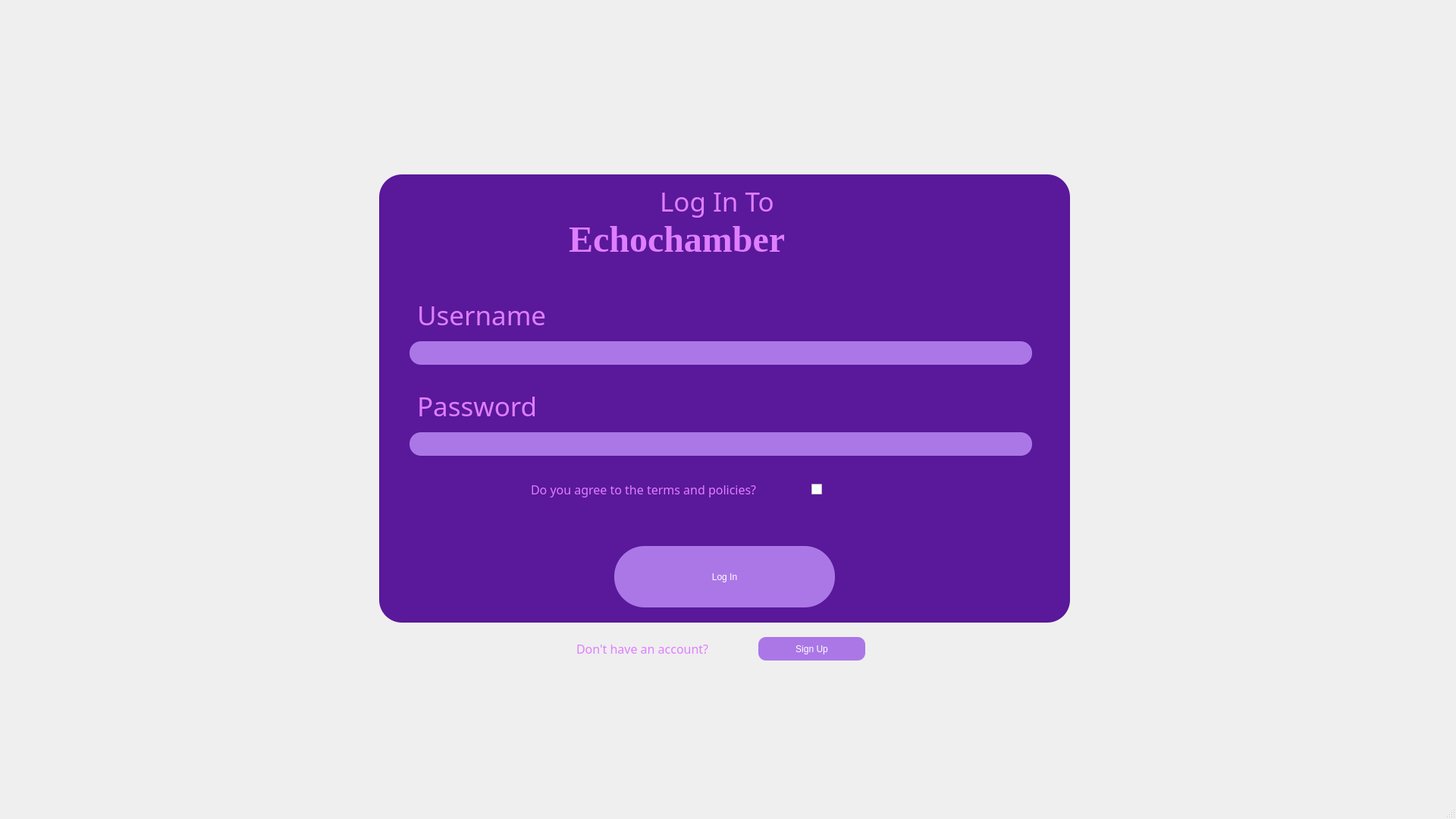
<?xml version="1.0" encoding="UTF-8"?>
<ui version="4.0">
 <class>LogInPage</class>
 <widget class="QMainWindow" name="LogInPage">
  <property name="geometry">
   <rect>
    <x>0</x>
    <y>0</y>
    <width>1920</width>
    <height>1080</height>
   </rect>
  </property>
  <property name="minimumSize">
   <size>
    <width>1920</width>
    <height>1080</height>
   </size>
  </property>
  <property name="maximumSize">
   <size>
    <width>1920</width>
    <height>1080</height>
   </size>
  </property>
  <property name="windowTitle">
   <string>MainWindow</string>
  </property>
  <widget class="QWidget" name="centralwidget">
   <widget class="QLabel" name="label">
    <property name="geometry">
     <rect>
      <x>0</x>
      <y>0</y>
      <width>1920</width>
      <height>1080</height>
     </rect>
    </property>
    <property name="sizePolicy">
     <sizepolicy hsizetype="Preferred" vsizetype="Preferred">
      <horstretch>0</horstretch>
      <verstretch>0</verstretch>
     </sizepolicy>
    </property>
    <property name="minimumSize">
     <size>
      <width>1920</width>
      <height>1080</height>
     </size>
    </property>
    <property name="maximumSize">
     <size>
      <width>1920</width>
      <height>1080</height>
     </size>
    </property>
    <property name="text">
     <string/>
    </property>
    <property name="pixmap">
     <pixmap>LogInPic.png</pixmap>
    </property>
   </widget>
   <widget class="QLabel" name="LogInLabel">
    <property name="geometry">
     <rect>
      <x>500</x>
      <y>230</y>
      <width>911</width>
      <height>591</height>
     </rect>
    </property>
    <property name="styleSheet">
     <string notr="true">background-color: rgb(90, 24, 154);
border-radius: 30px;</string>
    </property>
    <property name="text">
     <string/>
    </property>
   </widget>
   <widget class="QLabel" name="label_3">
    <property name="geometry">
     <rect>
      <x>870</x>
      <y>230</y>
      <width>191</width>
      <height>71</height>
     </rect>
    </property>
    <property name="font">
     <font>
      <family>Yu Gothic</family>
      <pointsize>26</pointsize>
     </font>
    </property>
    <property name="styleSheet">
     <string notr="true">color: rgb(223, 126, 255);</string>
    </property>
    <property name="text">
     <string>Log In To</string>
    </property>
   </widget>
   <widget class="QLabel" name="label_4">
    <property name="geometry">
     <rect>
      <x>750</x>
      <y>280</y>
      <width>641</width>
      <height>71</height>
     </rect>
    </property>
    <property name="font">
     <font>
      <family>Georgia</family>
      <pointsize>36</pointsize>
      <weight>75</weight>
      <bold>true</bold>
     </font>
    </property>
    <property name="styleSheet">
     <string notr="true">color: rgb(223, 126, 255);</string>
    </property>
    <property name="text">
     <string>Echochamber</string>
    </property>
   </widget>
   <widget class="QLabel" name="label_5">
    <property name="geometry">
     <rect>
      <x>550</x>
      <y>380</y>
      <width>291</width>
      <height>71</height>
     </rect>
    </property>
    <property name="font">
     <font>
      <family>Yu Gothic</family>
      <pointsize>26</pointsize>
     </font>
    </property>
    <property name="styleSheet">
     <string notr="true">color: rgb(223, 126, 255);</string>
    </property>
    <property name="text">
     <string>Username</string>
    </property>
   </widget>
   <widget class="QLabel" name="label_6">
    <property name="geometry">
     <rect>
      <x>550</x>
      <y>500</y>
      <width>291</width>
      <height>71</height>
     </rect>
    </property>
    <property name="font">
     <font>
      <family>Yu Gothic</family>
      <pointsize>26</pointsize>
     </font>
    </property>
    <property name="styleSheet">
     <string notr="true">color: rgb(223, 126, 255);</string>
    </property>
    <property name="text">
     <string>Password</string>
    </property>
   </widget>
   <widget class="QLineEdit" name="UsernameInput">
    <property name="geometry">
     <rect>
      <x>540</x>
      <y>450</y>
      <width>821</width>
      <height>31</height>
     </rect>
    </property>
    <property name="font">
     <font>
      <family>Rockwell</family>
      <pointsize>10</pointsize>
     </font>
    </property>
    <property name="styleSheet">
     <string notr="true">background-color: rgb(171, 119, 231);
border-radius: 15px;</string>
    </property>
    <property name="text">
     <string/>
    </property>
   </widget>
   <widget class="QLineEdit" name="PasswordInput">
    <property name="geometry">
     <rect>
      <x>540</x>
      <y>570</y>
      <width>821</width>
      <height>31</height>
     </rect>
    </property>
    <property name="font">
     <font>
      <family>Rockwell</family>
      <pointsize>10</pointsize>
     </font>
    </property>
    <property name="styleSheet">
     <string notr="true">background-color: rgb(171, 119, 231);
border-radius: 15px;</string>
    </property>
    <property name="text">
     <string/>
    </property>
   </widget>
   <widget class="QPushButton" name="LogInBtn">
    <property name="geometry">
     <rect>
      <x>810</x>
      <y>720</y>
      <width>291</width>
      <height>81</height>
     </rect>
    </property>
    <property name="styleSheet">
     <string notr="true">QPushButton {
	font: 20pt &quot;Arial Rounded MT Bold&quot;;
	font: 75 10pt &quot;Georgia&quot;;
    background-color: rgb(171, 119, 231);
    color: white;
    border: none;
    border-radius: 40px;
	
}



QPushButton:pressed {
    background-color: rgb(131, 79, 191);
}


</string>
    </property>
    <property name="text">
     <string>Log In</string>
    </property>
   </widget>
   <widget class="QLabel" name="label_7">
    <property name="geometry">
     <rect>
      <x>700</x>
      <y>630</y>
      <width>801</width>
      <height>31</height>
     </rect>
    </property>
    <property name="font">
     <font>
      <family>Yu Gothic</family>
      <pointsize>12</pointsize>
     </font>
    </property>
    <property name="styleSheet">
     <string notr="true">color: rgb(223, 126, 255);</string>
    </property>
    <property name="text">
     <string>Do you agree to the terms and policies?</string>
    </property>
   </widget>
   <widget class="QCheckBox" name="AgreementCheckBox">
    <property name="geometry">
     <rect>
      <x>1070</x>
      <y>630</y>
      <width>101</width>
      <height>31</height>
     </rect>
    </property>
    <property name="styleSheet">
     <string notr="true">color: rgb(223, 126, 255);
font: 8pt &quot;MS Shell Dlg 2&quot;;</string>
    </property>
    <property name="text">
     <string/>
    </property>
   </widget>
   <widget class="QLabel" name="ErrorLabel">
    <property name="geometry">
     <rect>
      <x>580</x>
      <y>680</y>
      <width>801</width>
      <height>31</height>
     </rect>
    </property>
    <property name="font">
     <font>
      <family>Yu Gothic</family>
      <pointsize>12</pointsize>
     </font>
    </property>
    <property name="styleSheet">
     <string notr="true">color: rgb(170, 0, 0);</string>
    </property>
    <property name="text">
     <string/>
    </property>
   </widget>
   <widget class="QLabel" name="label_8">
    <property name="geometry">
     <rect>
      <x>760</x>
      <y>840</y>
      <width>801</width>
      <height>31</height>
     </rect>
    </property>
    <property name="font">
     <font>
      <family>Yu Gothic</family>
      <pointsize>12</pointsize>
     </font>
    </property>
    <property name="styleSheet">
     <string notr="true">color: rgb(223, 126, 255);</string>
    </property>
    <property name="text">
     <string>Don't have an account?</string>
    </property>
   </widget>
   <widget class="QPushButton" name="SignUpPagebtn">
    <property name="geometry">
     <rect>
      <x>1000</x>
      <y>840</y>
      <width>141</width>
      <height>31</height>
     </rect>
    </property>
    <property name="styleSheet">
     <string notr="true">QPushButton {
	font: 20pt &quot;Arial Rounded MT Bold&quot;;
	font: 75 10pt &quot;Georgia&quot;;
    background-color: rgb(171, 119, 231);
    color: white;
    border: none;
    border-radius: 10px;
	
}



QPushButton:pressed {
    background-color: rgb(131, 79, 191);
}


</string>
    </property>
    <property name="text">
     <string>Sign Up</string>
    </property>
   </widget>
   <zorder>label</zorder>
   <zorder>LogInLabel</zorder>
   <zorder>UsernameInput</zorder>
   <zorder>PasswordInput</zorder>
   <zorder>label_3</zorder>
   <zorder>label_4</zorder>
   <zorder>label_5</zorder>
   <zorder>label_6</zorder>
   <zorder>LogInBtn</zorder>
   <zorder>label_7</zorder>
   <zorder>AgreementCheckBox</zorder>
   <zorder>ErrorLabel</zorder>
   <zorder>label_8</zorder>
   <zorder>SignUpPagebtn</zorder>
  </widget>
  <widget class="QMenuBar" name="menubar">
   <property name="geometry">
    <rect>
     <x>0</x>
     <y>0</y>
     <width>1920</width>
     <height>26</height>
    </rect>
   </property>
  </widget>
  <widget class="QStatusBar" name="statusbar"/>
 </widget>
 <resources/>
 <connections/>
</ui>
